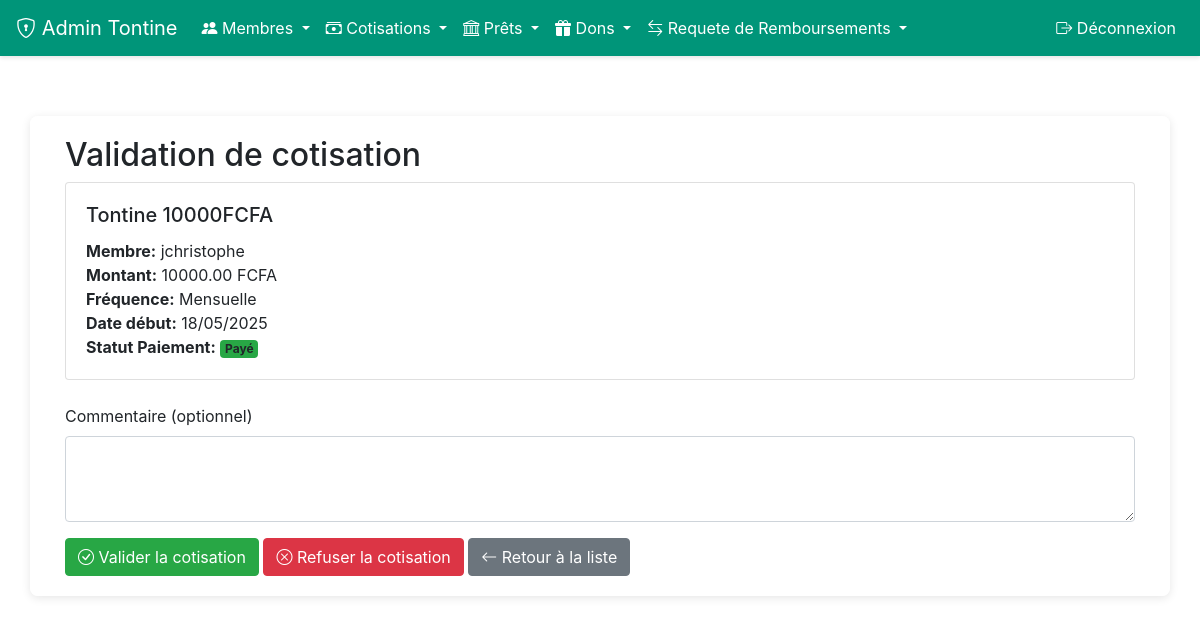
Page /admin-tontine/cotisations/15/valider/ (signed in) on the committed database.
### application/models.py (models this page shows, shortened)
class Cotisation(models.Model):
    FREQUENCES = [
        ('H', 'Hebdomadaire'),
        ('M', 'Mensuelle'),
        ('T', 'Trimestrielle'),
        ('A', 'Annuelle')
    ]
    STATUTS = [
        ('ATT', 'En attente'),
        ('VAL', 'Validé'),
        ('REF', 'Refusé')
    ]
    membre = models.ForeignKey(User, on_delete=models.CASCADE)
    nom_tontine = models.CharField(max_length=100, default='')
    montant = models.DecimalField(max_digits=10, decimal_places=2)
    frequence = models.CharField(max_length=1, choices=FREQUENCES)
    date_debut = models.DateField(default=timezone.now)
    est_active = models.BooleanField(default=True)
    date_paiement = models.DateTimeField(null=True, blank=True)
    methode_paiement = models.CharField(max_length=10, blank=True, null=True)
    statut = models.CharField(max_length=3, choices=STATUTS, default='ATT')

### application/views.py (the view, shortened to what this page needs)
# urls.py: path('admin-tontine/cotisations/<int:cotisation_id>/valider/', views.admin_valider_cotisation, name='admin_valider_cotisation'),
@login_required
@user_passes_test(is_tontine_admin)
def admin_valider_cotisation(request, cotisation_id):
    cotisation = get_object_or_404(Cotisation, id=cotisation_id)
    return render(request, 'admin_tontine/valider_cotisation.html', {
        'cotisation': cotisation
    })

### application/views.py (called while the page is built)
def is_tontine_admin(user):
    return hasattr(user, 'profile') and user.profile.is_tontine_admin

### application/templates/admin_tontine/valider_cotisation.html (shortened to what this page needs)
{% extends 'bas.html' %}
{% block content %}
<div class="container">
    <h2>Validation de cotisation</h2>
    <div class="card mb-4">
        <div class="card-body">
            <h5 class="card-title">{{ cotisation.nom_tontine }}</h5>
            <p class="card-text">
                <strong>Membre:</strong> {{ cotisation.membre.username }}<br>
                <strong>Montant:</strong> {{ cotisation.montant }} FCFA<br>
                <strong>Fréquence:</strong> {{ cotisation.get_frequence_display }}<br>
                <strong>Date début:</strong> {{ cotisation.date_debut|date:"d/m/Y" }}<br>
                <strong>Statut Paiement:</strong>
                <span class="badge {% if cotisation.est_active %}bg-success{% else %}bg-warning{% endif %}">
                    {% if cotisation.est_active %}Payé{% else %}En attente{% endif %}
                </span>
            </p>
        </div>
    </div>
    <form method="post">
        <div class="mb-3">
            <label for="commentaire" class="form-label">Commentaire (optionnel)</label>
            <textarea class="form-control" id="commentaire" name="commentaire" rows="3"></textarea>
        </div>
        <button type="submit" name="action" value="valider" class="btn btn-success me-2">
            <i class="bi bi-check-circle"></i> Valider la cotisation
        </button>
        <button type="submit" name="action" value="refuser" class="btn btn-danger me-2">
            <i class="bi bi-x-circle"></i> Refuser la cotisation
        </button>
        <a href="{% url 'application:admin_liste_cotisations' %}" class="btn btn-secondary">
            <i class="bi bi-arrow-left"></i> Retour à la liste
        </a>
    </form>
</div>
{% endblock %}

### application/templates/bas.html (style rules this page uses)
body { margin: 0; padding: 0; background-image: url('https://previews.123rf.com/images/pongmoji/pongmoji1502/pongmoji150200021/36435872-fond-d-%C3%A9cran-int%C3%A9rieur-blanc-la-couleur-de-fond-texture.jpg'); background-size: cover; background-repeat: no-repeat; background-position: center; min-height: 100vh; }

### rows in the picture
Cotisation: nom_tontine "Tontine 10000FCFA", membre.username "jchristophe", montant "10000.00", frequence "Mensuelle", date_debut "18/05/2025"
